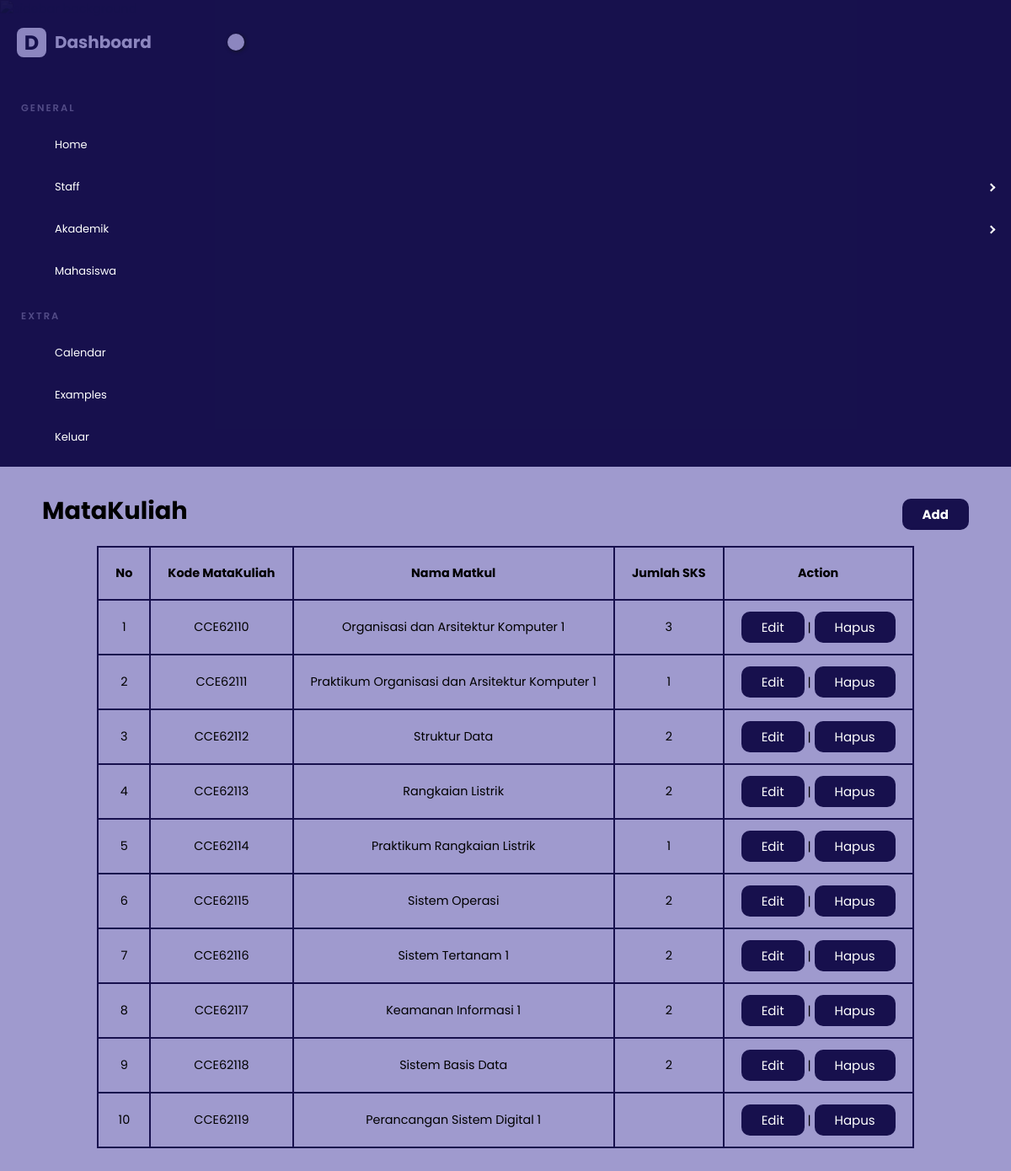
Screenshot of /admin/mata-kuliah.php (signed in) with the database file from the repository.
### tables this page shows
CREATE TABLE `mata_kuliah` (
  `kode_matkul` char(8) NOT NULL,
  `nama_matkul` varchar(255) DEFAULT NULL,
  `sks` char(1) DEFAULT NULL
);

### admin/mata-kuliah.php (the view, shortened to what this page needs)
<?php
include "../functions.php";
?>
<!DOCTYPE html>
<html lang="en">
<head>
    <link rel='stylesheet' href='https://cdn.jsdelivr.net/npm/remixicon@3.3.0/fonts/remixicon.css'>
    <link rel='stylesheet' href='https://unpkg.com/css-pro-layout@1.1.0/dist/css/css-pro-layout.css'>
    <link rel="stylesheet" href="./style.css">
</head>
<body>
    <div class="layout has-sidebar fixed-sidebar fixed-header">
        <?php include 'navbar.php'; ?>
        <div class="layout">
            <main class="content">
                <div class="container">
                    <div>
                        <h1>MataKuliah</h1>
                    </div>
                    <div>
                        <h1><a href="tambah-matkul.php" class=""><i class="ri-add-fill"></i> Add</a></h1>
                    </div>
                </div>
                <div class="container2">
                    <table class="table" cellpadding="5" cellspacing="0">
                        <thead>
                            <tr>
                                <th>No</th>
                                <th>Kode MataKuliah</th>
                                <th>Nama Matkul</th>
                                <th>Jumlah SKS</th>
                                <th>Action</th>
                            </tr>
                        </thead>
                        <tbody>
                            <?php
                                $i = 1;
                                $sqlSelect = "SELECT kode_matkul, nama_matkul, sks FROM mata_kuliah";
                                $result = mysqli_query($conn,$sqlSelect);
                                while($data = mysqli_fetch_array($result)){
                                ?>
                            <tr>
                                <td><?= $i; ?></td>
                                <td><?= $data["kode_matkul"]; ?></td>
                                <td><?= $data["nama_matkul"]; ?></td>
                                <td><?= $data["sks"]; ?></td>
                                <td><a href="ubah-matkul.php?kode_matkul=<?= $data["kode_matkul"]; ?>" class="">Edit</a>
                                    | <a href="hapus-matkul.php?kode_matkul=<?= $data["kode_matkul"]; ?>" class=""
                                        onclick="return confirm('ingin menghapus <?= $data['nama_matkul']; ?> ?');">Hapus</a>
                                </td>
                            </tr>
                            <?php $i++; ?>
                            <?php } ?>
                        </tbody>
                    </table>
                </div>
                <br />
            </main>
        </div>
    </div>
</body>
</html>

### admin/style.css (style rules this page uses)
:root { --primary: #0d0744ee; --sec: #9791caea; --bg: #010101; }
.layout { z-index: 1; }
.layout .content { padding: 12px 50px; display: flex; flex-direction: column; }
* { box-sizing: border-box; }
body { margin: 0; height: 100vh; font-family: "Poppins", sans-serif; background-color: var(--sec); font-size: 0.9rem; }
a { text-decoration: none; }
.container { display: flex; justify-content: space-between; }
.container2 { margin-left: auto; margin-right: auto; }
.container a, .container2 a { background-color: var(--primary); border-radius: 10px; padding-left: 1.5rem; padding-right: 1.5rem; padding-top: 0.5rem; padding-bottom: 0.5rem; font-size: 15px; }
.container a, .container2 a { color: #fff; }
table td, table th { vertical-align: middle; text-align: center; padding: 20px !important; border: 1px solid var(--primary); }
table { border: 1px solid var(--primary); }

### rows the page displays
mata_kuliah: kode_matkul "CCE62110", nama_matkul "Organisasi dan Arsitektur Komputer 1", sks "3"
mata_kuliah: kode_matkul "CCE62111", nama_matkul "Praktikum Organisasi dan Arsitektur Komputer 1", sks "1"
mata_kuliah: kode_matkul "CCE62112", nama_matkul "Struktur Data", sks "2"
mata_kuliah: kode_matkul "CCE62113", nama_matkul "Rangkaian Listrik", sks "2"
mata_kuliah: kode_matkul "CCE62114", nama_matkul "Praktikum Rangkaian Listrik", sks "1"
mata_kuliah: kode_matkul "CCE62115", nama_matkul "Sistem Operasi", sks "2"
mata_kuliah: kode_matkul "CCE62116", nama_matkul "Sistem Tertanam 1", sks "2"
mata_kuliah: kode_matkul "CCE62117", nama_matkul "Keamanan Informasi 1", sks "2"
mata_kuliah: kode_matkul "CCE62118", nama_matkul "Sistem Basis Data", sks "2"
mata_kuliah: kode_matkul "CCE62119", nama_matkul "Perancangan Sistem Digital 1"
